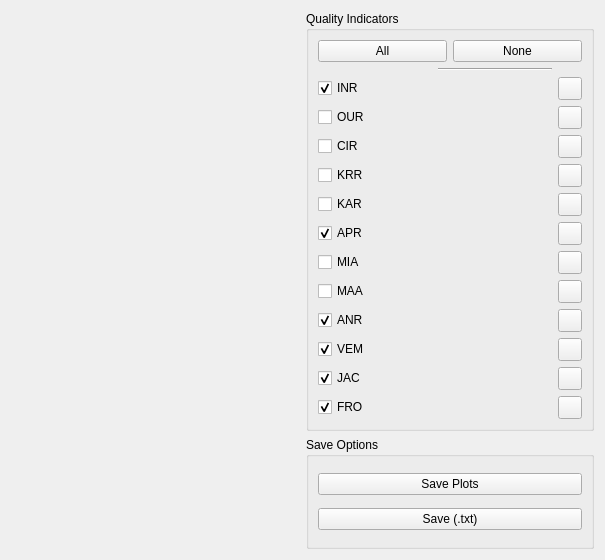
<?xml version="1.0" encoding="UTF-8"?>
<ui version="4.0">
 <class>MeshFullMetricsWidget</class>
 <widget class="QWidget" name="MeshFullMetricsWidget">
  <property name="geometry">
   <rect>
    <x>0</x>
    <y>0</y>
    <width>605</width>
    <height>560</height>
   </rect>
  </property>
  <property name="sizePolicy">
   <sizepolicy hsizetype="Preferred" vsizetype="Preferred">
    <horstretch>0</horstretch>
    <verstretch>0</verstretch>
   </sizepolicy>
  </property>
  <property name="windowTitle">
   <string>Form</string>
  </property>
  <layout class="QGridLayout" name="gridLayout_3">
   <item row="0" column="0">
    <layout class="QGridLayout" name="gridLayout_2">
     <item row="0" column="0">
      <widget class="QWidget" name="charts" native="true">
       <layout class="QHBoxLayout" name="horizontalLayout">
        <item>
         <layout class="QGridLayout" name="chart_grid_layout" rowminimumheight="0"/>
        </item>
       </layout>
      </widget>
     </item>
     <item row="0" column="1">
      <layout class="QVBoxLayout" name="verticalLayout">
       <item>
        <widget class="QGroupBox" name="groupBox">
         <property name="title">
          <string>Quality Indicators</string>
         </property>
         <layout class="QGridLayout" name="gridLayout">
          <item row="0" column="0" colspan="3">
           <layout class="QHBoxLayout" name="horizontalLayout_2">
            <item>
             <widget class="QPushButton" name="all_btn">
              <property name="text">
               <string>All</string>
              </property>
             </widget>
            </item>
            <item>
             <widget class="QPushButton" name="none_btn">
              <property name="text">
               <string>None</string>
              </property>
             </widget>
            </item>
           </layout>
          </item>
          <item row="1" column="1">
           <widget class="Line" name="line">
            <property name="orientation">
             <enum>Qt::Horizontal</enum>
            </property>
           </widget>
          </item>
          <item row="2" column="0">
           <widget class="QCheckBox" name="inr_cb">
            <property name="text">
             <string>INR</string>
            </property>
            <property name="checked">
             <bool>true</bool>
            </property>
           </widget>
          </item>
          <item row="2" column="2">
           <widget class="QToolButton" name="inr_color_cb">
            <property name="text">
             <string/>
            </property>
           </widget>
          </item>
          <item row="3" column="0">
           <widget class="QCheckBox" name="our_cb">
            <property name="text">
             <string>OUR</string>
            </property>
            <property name="checked">
             <bool>false</bool>
            </property>
           </widget>
          </item>
          <item row="3" column="2">
           <widget class="QToolButton" name="our_color_cb">
            <property name="text">
             <string/>
            </property>
           </widget>
          </item>
          <item row="4" column="0">
           <widget class="QCheckBox" name="cir_cb">
            <property name="text">
             <string>CIR</string>
            </property>
            <property name="checked">
             <bool>false</bool>
            </property>
           </widget>
          </item>
          <item row="4" column="2">
           <widget class="QToolButton" name="cir_color_cb">
            <property name="text">
             <string/>
            </property>
           </widget>
          </item>
          <item row="5" column="0">
           <widget class="QCheckBox" name="krr_cb">
            <property name="text">
             <string>KRR</string>
            </property>
            <property name="checked">
             <bool>false</bool>
            </property>
           </widget>
          </item>
          <item row="5" column="2">
           <widget class="QToolButton" name="krr_color_cb">
            <property name="text">
             <string/>
            </property>
           </widget>
          </item>
          <item row="6" column="0">
           <widget class="QCheckBox" name="kar_cb">
            <property name="text">
             <string>KAR</string>
            </property>
            <property name="checked">
             <bool>false</bool>
            </property>
           </widget>
          </item>
          <item row="6" column="2">
           <widget class="QToolButton" name="kar_color_cb">
            <property name="text">
             <string/>
            </property>
           </widget>
          </item>
          <item row="7" column="0">
           <widget class="QCheckBox" name="apr_cb">
            <property name="text">
             <string>APR</string>
            </property>
            <property name="checked">
             <bool>true</bool>
            </property>
           </widget>
          </item>
          <item row="7" column="2">
           <widget class="QToolButton" name="apr_color_cb">
            <property name="text">
             <string/>
            </property>
           </widget>
          </item>
          <item row="8" column="0">
           <widget class="QCheckBox" name="mia_cb">
            <property name="text">
             <string>MIA</string>
            </property>
            <property name="checked">
             <bool>false</bool>
            </property>
           </widget>
          </item>
          <item row="8" column="2">
           <widget class="QToolButton" name="mia_color_cb">
            <property name="text">
             <string/>
            </property>
           </widget>
          </item>
          <item row="9" column="0">
           <widget class="QCheckBox" name="maa_cb">
            <property name="text">
             <string>MAA</string>
            </property>
            <property name="checked">
             <bool>false</bool>
            </property>
           </widget>
          </item>
          <item row="9" column="2">
           <widget class="QToolButton" name="maa_color_cb">
            <property name="text">
             <string/>
            </property>
           </widget>
          </item>
          <item row="10" column="0">
           <widget class="QCheckBox" name="anr_cb">
            <property name="text">
             <string>ANR</string>
            </property>
            <property name="checked">
             <bool>true</bool>
            </property>
           </widget>
          </item>
          <item row="10" column="2">
           <widget class="QToolButton" name="anr_color_cb">
            <property name="text">
             <string/>
            </property>
           </widget>
          </item>
          <item row="11" column="0">
           <widget class="QCheckBox" name="vem_cb">
            <property name="text">
             <string>VEM</string>
            </property>
            <property name="checked">
             <bool>true</bool>
            </property>
           </widget>
          </item>
          <item row="11" column="2">
           <widget class="QToolButton" name="vem_color_cb">
            <property name="text">
             <string/>
            </property>
           </widget>
          </item>
          <item row="12" column="0">
           <widget class="QCheckBox" name="jac_cb">
            <property name="text">
             <string>JAC</string>
            </property>
            <property name="checked">
             <bool>true</bool>
            </property>
           </widget>
          </item>
          <item row="12" column="2">
           <widget class="QToolButton" name="jac_color_cb">
            <property name="text">
             <string/>
            </property>
           </widget>
          </item>
          <item row="13" column="0">
           <widget class="QCheckBox" name="fro_cb">
            <property name="text">
             <string>FRO</string>
            </property>
            <property name="checked">
             <bool>true</bool>
            </property>
           </widget>
          </item>
          <item row="13" column="2">
           <widget class="QToolButton" name="fro_color_cb">
            <property name="text">
             <string/>
            </property>
           </widget>
          </item>
         </layout>
        </widget>
       </item>
       <item>
        <widget class="QGroupBox" name="groupBox_3">
         <property name="title">
          <string>Save Options</string>
         </property>
         <layout class="QVBoxLayout" name="verticalLayout_3">
          <item>
           <widget class="QPushButton" name="save_plots_btn">
            <property name="text">
             <string>Save Plots</string>
            </property>
            <property name="icon">
             <iconset resource="images.qrc">
              <normaloff>:/icons/img/image_icon.png</normaloff>:/icons/img/image_icon.png</iconset>
            </property>
           </widget>
          </item>
          <item>
           <widget class="QPushButton" name="save_txt_btn">
            <property name="text">
             <string>Save (.txt)</string>
            </property>
            <property name="icon">
             <iconset resource="images.qrc">
              <normaloff>:/icons/img/save_icon.png</normaloff>:/icons/img/save_icon.png</iconset>
            </property>
           </widget>
          </item>
         </layout>
        </widget>
       </item>
      </layout>
     </item>
    </layout>
   </item>
  </layout>
 </widget>
 <resources>
  <include location="images.qrc"/>
 </resources>
 <connections/>
</ui>
